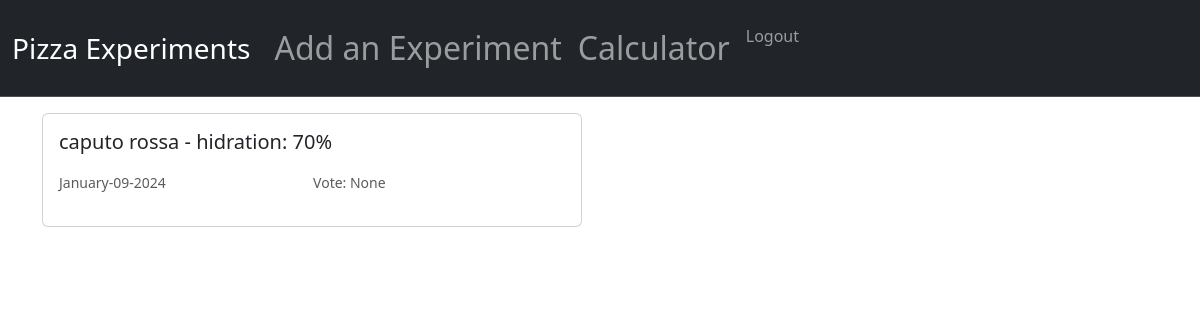
Page / (signed in) on the earlier database version.
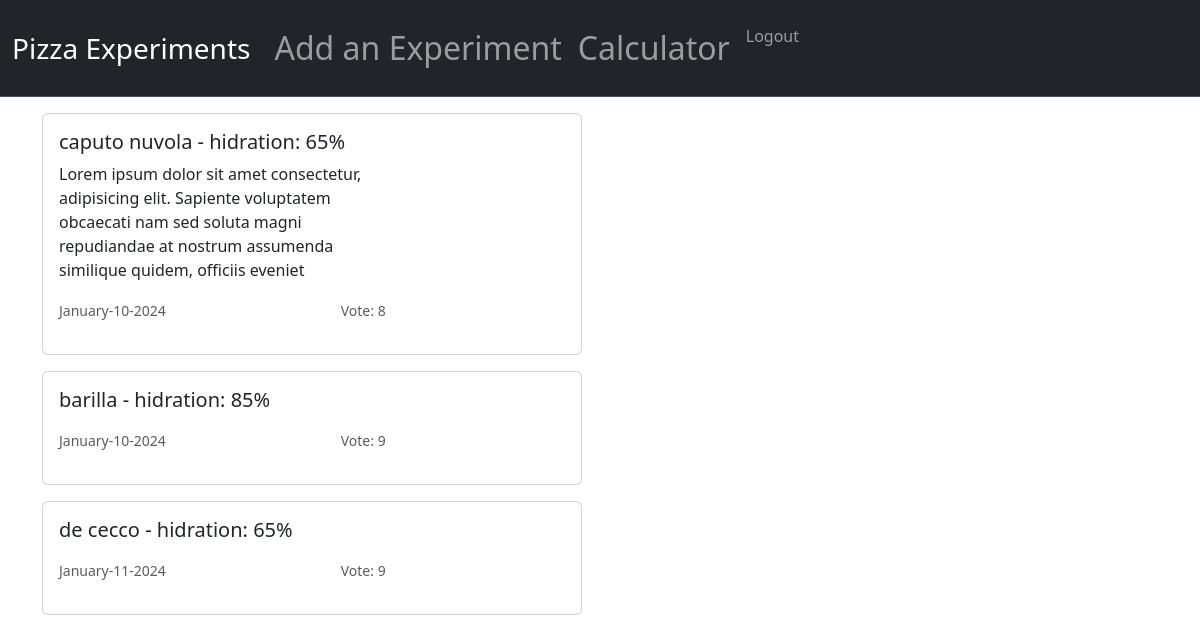
Same page on the later database version.
### app.py (models this page shows)
class Experiment(db.Model):
   id = db.Column(db.Integer, primary_key=True)
   date = db.Column(db.DateTime, default=datetime.utcnow, nullable=False)
   flour_type = db.Column(db.String(50), nullable=False)
   flour_amount = db.Column(db.Integer, nullable=False)
   water_amount = db.Column(db.Integer, nullable=False)
   yeast_type = db.Column(db.String(50))
   yeast_amount = db.Column(db.Float)
   salt_amount = db.Column(db.Float)
   sugar_amount = db.Column(db.Float)
   oil_amount = db.Column(db.Float)
   temperature = db.Column(db.Float)
   maturation_time = db.Column(db.Float)
   procedure = db.Column(db.String(1000))
   result_vote = db.Column(db.Integer)
   result_comment = db.Column(db.String(500))
   user_id = db.Column(db.Integer, db.ForeignKey('user.id'), nullable=False)

### app.py (the view)
@app.route("/")
@login_required
def index():
  experiments = Experiment.query.filter_by(user_id = current_user.id)
  return render_template("index.html", experiments=experiments)

### app.py (called while the page is built)
@login_manager.user_loader
def load_user(user_id):
  return User.query.get(int(user_id))

### templates/index.html (shortened to what this page needs)
{% extends "layout.html" %}
{% block content %}
{% for exp in experiments %}
<div class="card mb-3 mt-3" style="max-width: 540px;">
  <div class="row g-0">
    <div class="col-md-8">
      <div class="card-body">
        {% set hidration = (exp.water_amount*100)//exp.flour_amount %}
        <h5 class="card-title">{{exp.flour_type}} - hidration:  {{hidration}}%</h5>
        <p class="card-text">{{exp.result_comment | truncate(200)}}</p>
        <div class="d-flex justify-content-between">
          <p class="card-text"><small class="text-body-secondary">{{exp.date.strftime("%B-%d-%Y")}}</small></p>
          <p class="card-text"><small class="text-body-secondary">Vote: {{exp.result_vote}}</small></p>
        </div>
      </div>
    </div>
  </div>
</div>
{% endfor %}
{% endblock %}

### templates/layout.html (shortened to what this page needs)
<!DOCTYPE html>
<html lang="en">
	<head>
		<link
			href="https://cdn.jsdelivr.net/npm/bootstrap@5.3.2/dist/css/bootstrap.min.css"
			rel="stylesheet"
		/>
		<link rel="stylesheet" href="static/css/styles.css" />
	</head>
	<body>
		{% include "navbar.html" %}
		<div class="container">{% block content %} {% endblock %}</div>
	</body>
</html>

### templates/navbar.html (shortened to what this page needs)
{% block content %}
<nav
	class="navbar bg-dark border-bottom border-body navbar-expand-md py-3"
	data-bs-theme="dark"
>
	<div class="container-fluid">
		<a class="navbar-brand fs-3" href="{{url_for('index')}}"
			>Pizza Experiments</a
		>
		<div class="collapse navbar-collapse" id="navbarNav">
			<ul class="navbar-nav">
				<li class="nav-item">
					<a class="nav-link fs-2" href="{{url_for('addExperiment')}}"
						>Add an Experiment</a
					>
				</li>
				<li class="nav-item">
					<a class="nav-link fs-2" href="{{url_for('calculator')}}"
						>Calculator</a
					>
				</li>
				<li class="nav-item">
					<a class="nav-link" href="{{url_for('logout')}}">Logout</a>
				</li>
			</ul>
		</div>
	</div>
</nav>
{% endblock %}

Differences in the rows shown:
removed Experiment: flour_type "caputo rossa", hidration "70", date "January-09-2024", result_vote "None"
added Experiment: flour_type "caputo nuvola", hidration "65", result_comment "Lorem ipsum dolor sit amet consectetur, adipisicing elit. Sapiente voluptatem obcaecati nam sed soluta magni repudiandae at nostrum assumenda similique quidem, officiis eveniet", date "January-10-2024", result_vote "8"
added Experiment: flour_type "barilla", hidration "85", date "January-10-2024", result_vote "9"
added Experiment: flour_type "de cecco", hidration "65", date "January-11-2024", result_vote "9"
